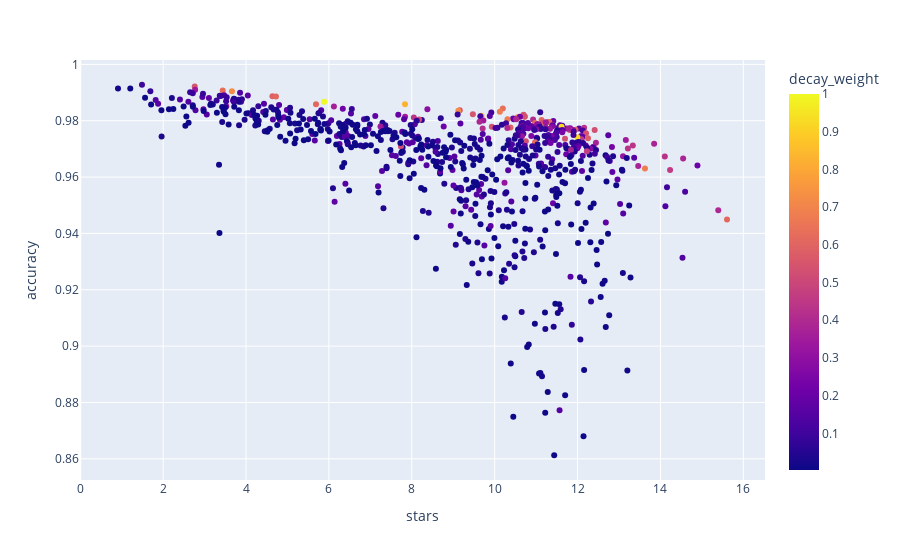

The notebook cell this image was saved under:
### Code cell
px.scatter(scores_df, x="stars", y="accuracy", color="decay_weight", hover_data=["weeks_since"])

### Figure 1 — Plotly figure (JSON) as saved in the notebook; plotly's stock layout.template omitted (floating-point values rounded to 4 significant figures; data arrays with more than 128 entries replaced by an {"elided": "..."} marker saying what was removed)
{"data": [{"customdata": {"elided": "740x1 float values"}, "hovertemplate": "stars=%{x}<br>accuracy=%{y}<br>weeks_since=%{customdata[0]}<br>decay_weight=%{marker.color}<extra></extra>", "legendgroup": "", "marker": {"color": {"elided": "740 float values"}, "coloraxis": "coloraxis", "symbol": "circle"}, "mode": "markers", "name": "", "orientation": "v", "showlegend": false, "type": "scatter", "x": {"elided": "740 float values"}, "xaxis": "x", "y": {"elided": "740 float values"}, "yaxis": "y"}], "layout": {"coloraxis": {"colorbar": {"title": {"text": "decay_weight"}}, "colorscale": [[0, "#0d0887"], [0.1111, "#46039f"], [0.2222, "#7201a8"], [0.3333, "#9c179e"], [0.4444, "#bd3786"], [0.5556, "#d8576b"], [0.6667, "#ed7953"], [0.7778, "#fb9f3a"], [0.8889, "#fdca26"], [1, "#f0f921"]]}, "legend": {"tracegroupgap": 0}, "margin": {"t": 60}, "xaxis": {"anchor": "y", "domain": [0, 1], "title": {"text": "stars"}}, "yaxis": {"anchor": "x", "domain": [0, 1], "title": {"text": "accuracy"}}}}
